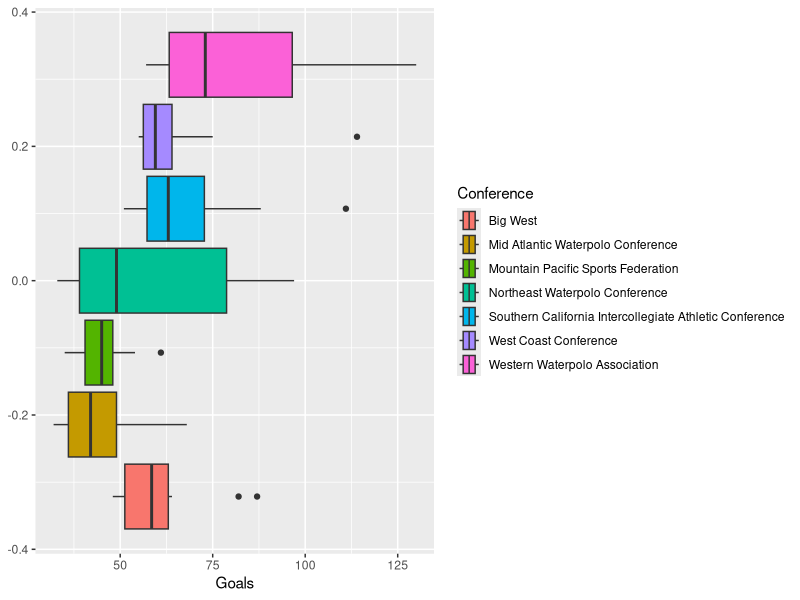
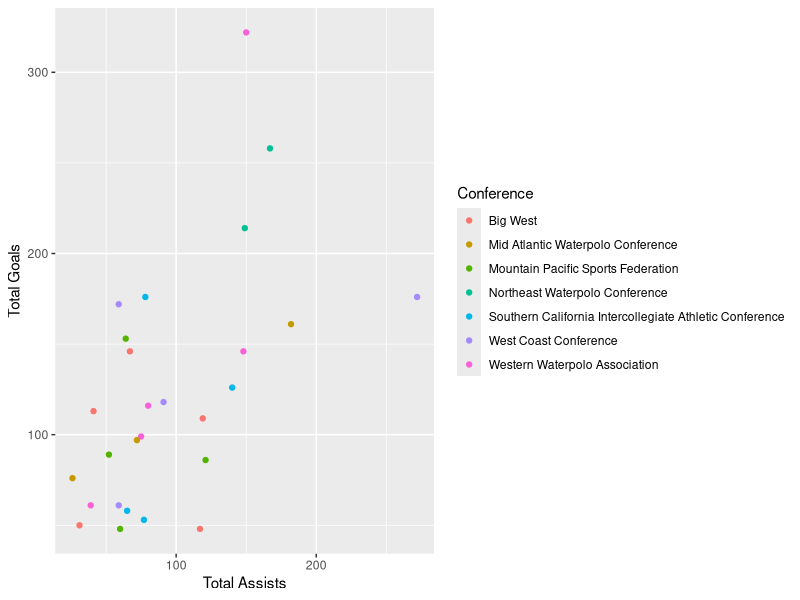

The R source for these figures, in order:
## ---- chunk 1
library(tidyverse, quietly = TRUE)

ncaa_waterpolo_goals <- read_csv("ncaa_waterpolo_goals.csv",show_col_types = FALSE)
ncaa_waterpolo_assists <- read_csv("ncaa_waterpolo_assists.csv",show_col_types = FALSE)
## ---- chunk 2
ncaa_waterpolo_goals$Conference <- factor(ncaa_waterpolo_goals$Conference)
ncaa_waterpolo_assists$Conference <- factor(ncaa_waterpolo_assists$Conference)
## ---- chunk 3
ncaa_waterpolo_goals %>% group_by(Conference) %>%
  ggplot(.,
         mapping = aes(x = Goals,
                       fill = Conference
                       )) + geom_boxplot()
## ---- chunk 4
ncaa_waterpolo_goals %>% group_by(Conference) %>%
  summarize(
    sum = sum(Goals)
    )%>% 
  arrange(desc(sum))
## ---- chunk 5
# goals by team and conference
team_summary_goals <-
  ncaa_waterpolo_goals %>% group_by(Team, Conference) %>%
  summarize(
    n_goals = sum(Goals)
  )

# assists by team and conference 
team_summary_assists <-
  ncaa_waterpolo_assists %>% group_by(Team, Conference) %>%
  summarize(
    n_assists = sum(Assists)
  )

# joining together by team so get the matching teams 
full_summary_table <- inner_join(team_summary_assists, team_summary_goals,by = "Team") %>%
  arrange(desc(n_goals)) %>%
  select(-Conference.y)

# editing format 
full_summary_table <- full_summary_table %>%
  rename(
    Conference = Conference.x,
    `Total Assists` = n_assists,
    `Total Goals` = n_goals
  )

full_summary_table <- full_summary_table[, c("Conference", "Team", "Total Assists", "Total Goals")]

full_summary_table

## ---- chunk 6
ggplot(data = full_summary_table,
       mapping = aes(x = `Total Assists`,
                     y = `Total Goals`,
                     color = Conference)) +
  geom_point()
